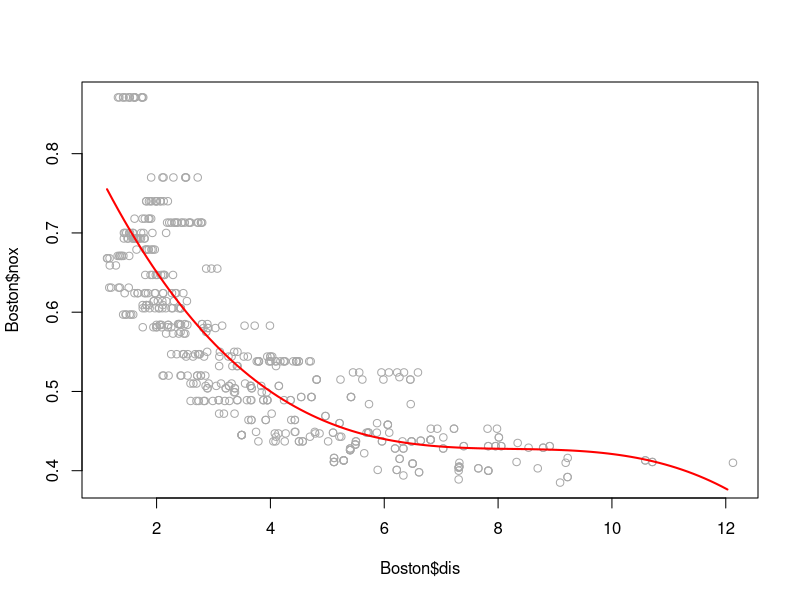
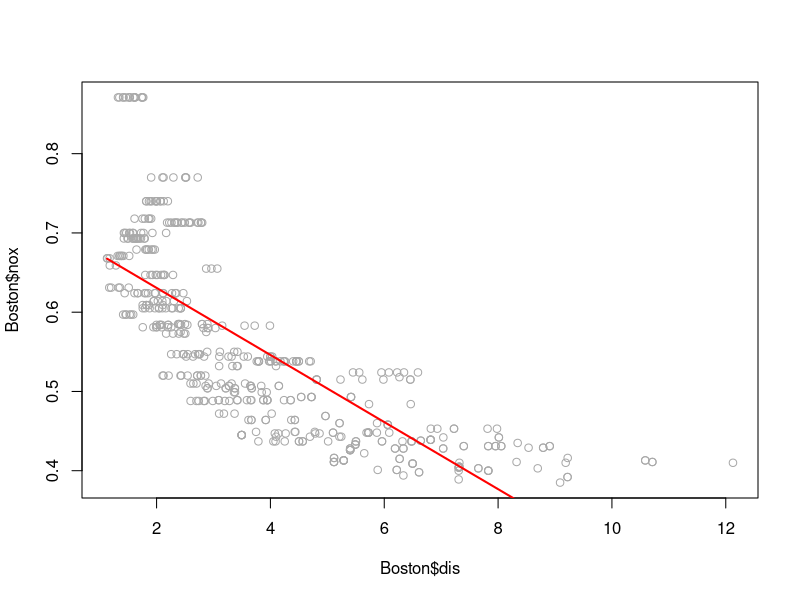
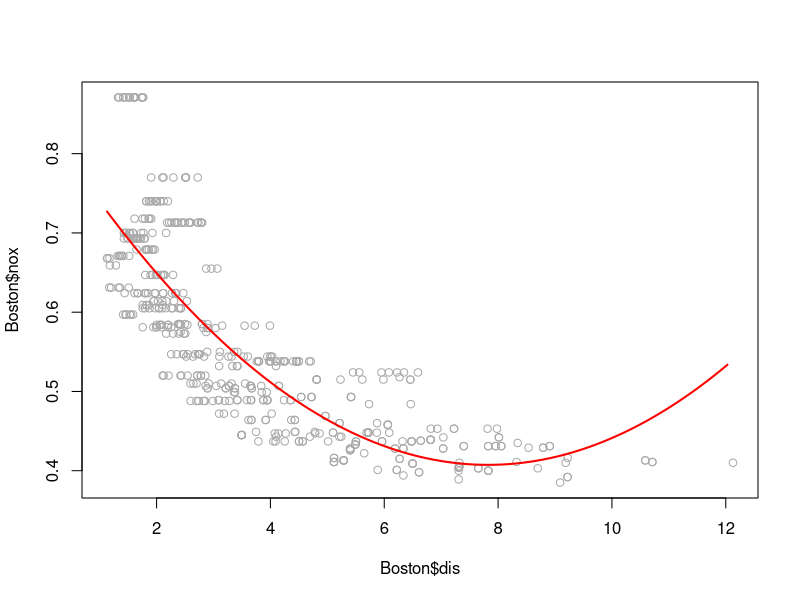
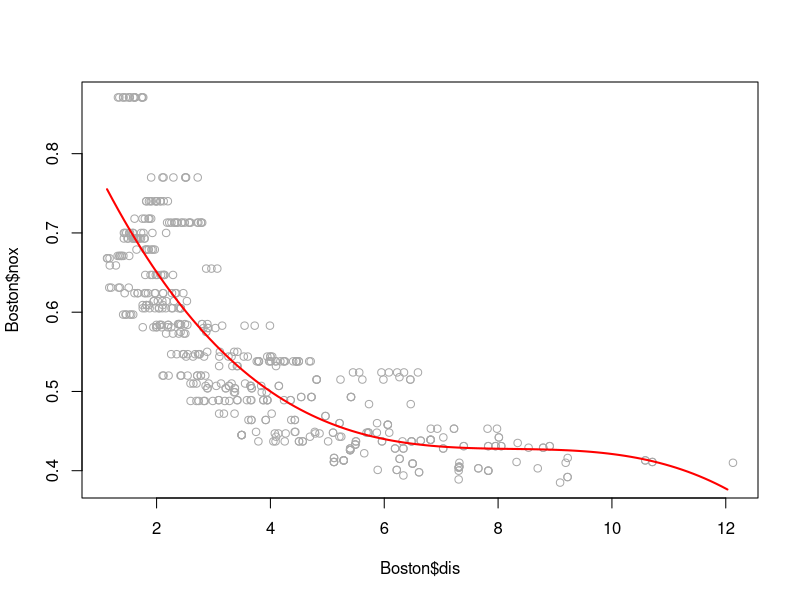
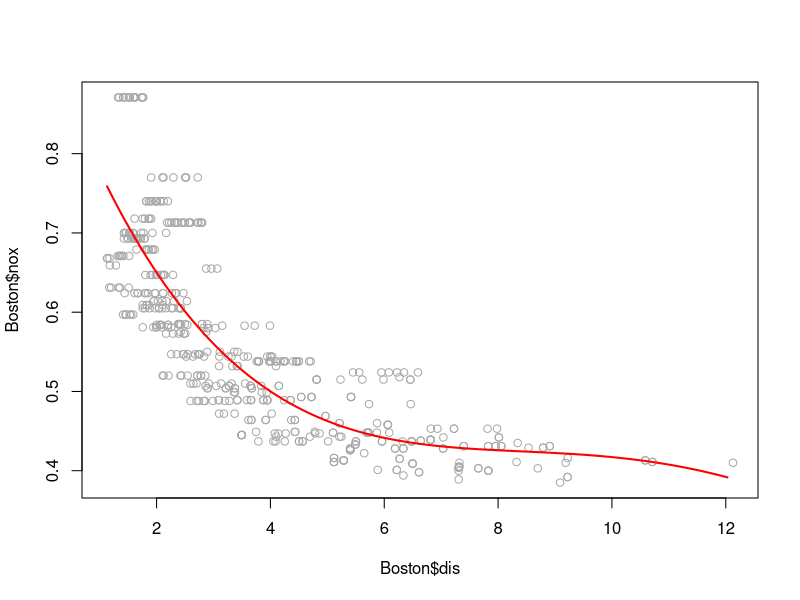
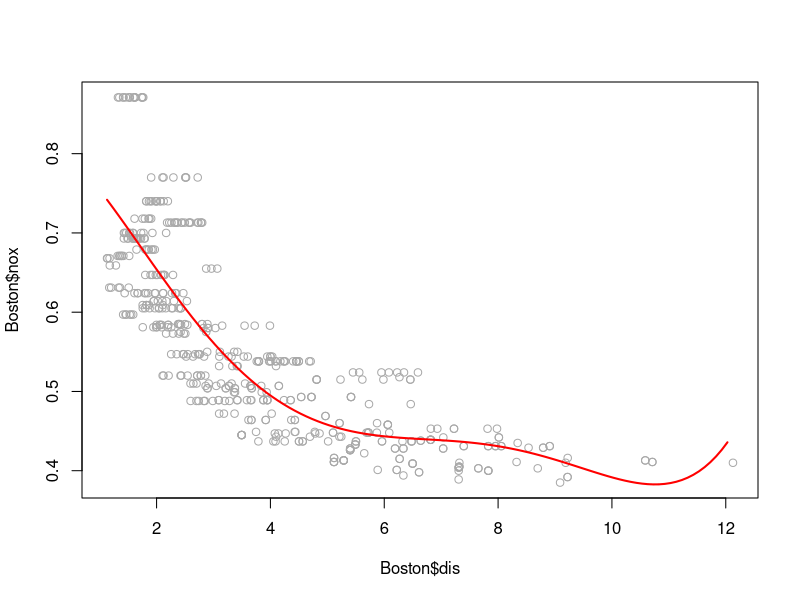
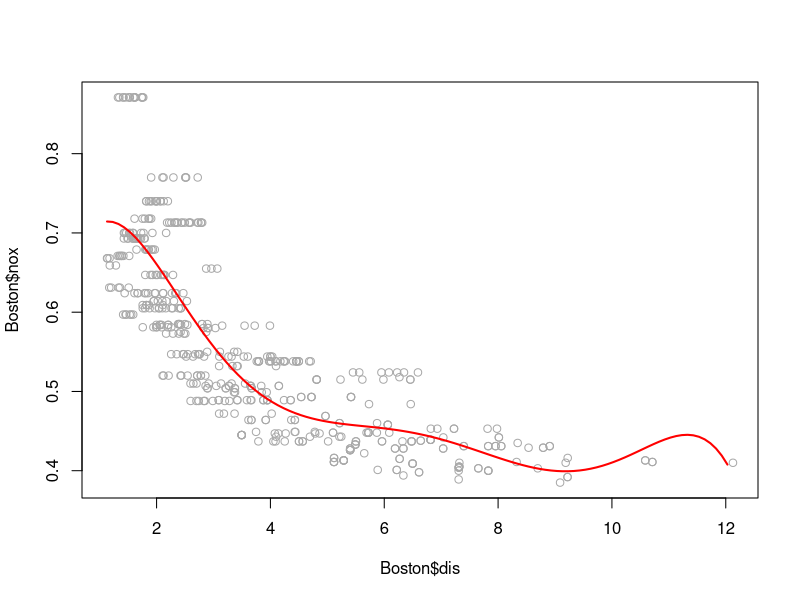
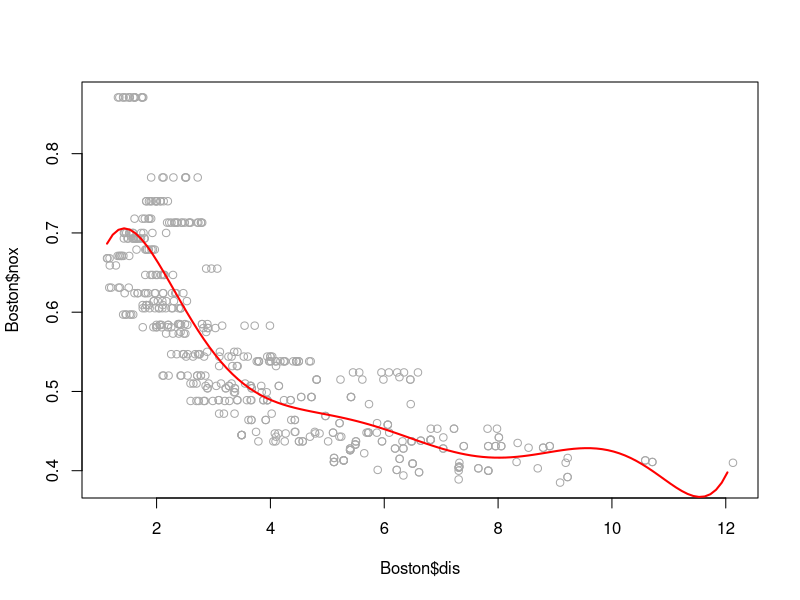

Source code (R) for these figures, in order:
## ---- chunk 1
library(MASS)
data(Boston)
fit.lm=lm(nox~poly(dis,3), data=Boston)
summary(fit.lm)

lims=range(Boston$dis)
grid=seq(from=lims[1], to=lims[2], by=0.1)
preds=predict(fit.lm, list(dis=grid))

plot(Boston$nox ~ Boston$dis, col ="darkgrey")
lines(grid, preds, col ="red", lwd=2)


## ---- chunk 2
residual=rep(0,10)
for (i in 1:10) {
  fit.lm=lm(nox~poly(dis,i), data=Boston)
  residual[i]=sum(fit.lm$residuals^2)
  preds=predict(fit.lm, list(dis=grid))
  plot(Boston$nox ~ Boston$dis, col ="darkgrey")
  lines(grid, preds, col ="red", lwd=2)
}
residual
## ---- chunk 3
library(boot)
test=rep(0,10)
for (i in 1:10){
   fit.lm=glm(nox~poly(dis, i), data=Boston)
   test[i]=cv.glm(Boston, fit.lm)$delta[1]
   }
which.min(test)
## ---- chunk 4
library(splines)
fit.knot=lm(nox~bs(dis,df=4), data=Boston)
summary(fit.knot)
attr(bs(Boston$dis, df = 4), "knots")

pred=predict(fit.knot, list(dis=grid))
plot(nox~dis, data=Boston, col="darkgrey")
lines(grid, preds, col="red")
## ---- chunk 5
residual=rep(0,12)
for (i in 1:10){
  fit.knot=lm(nox~bs(dis, df=i), data=Boston)
  residual[i]=sum(fit.knot$residuals^2)
}

plot(residual)
## ---- chunk 6
test=rep(0,12)
for (i in 1:12){
   fit.knot=glm(nox~bs(dis, df=i), data=Boston)
   test[i]=cv.glm(Boston, fit.knot)$delta[1]
   }
which.min(test)

